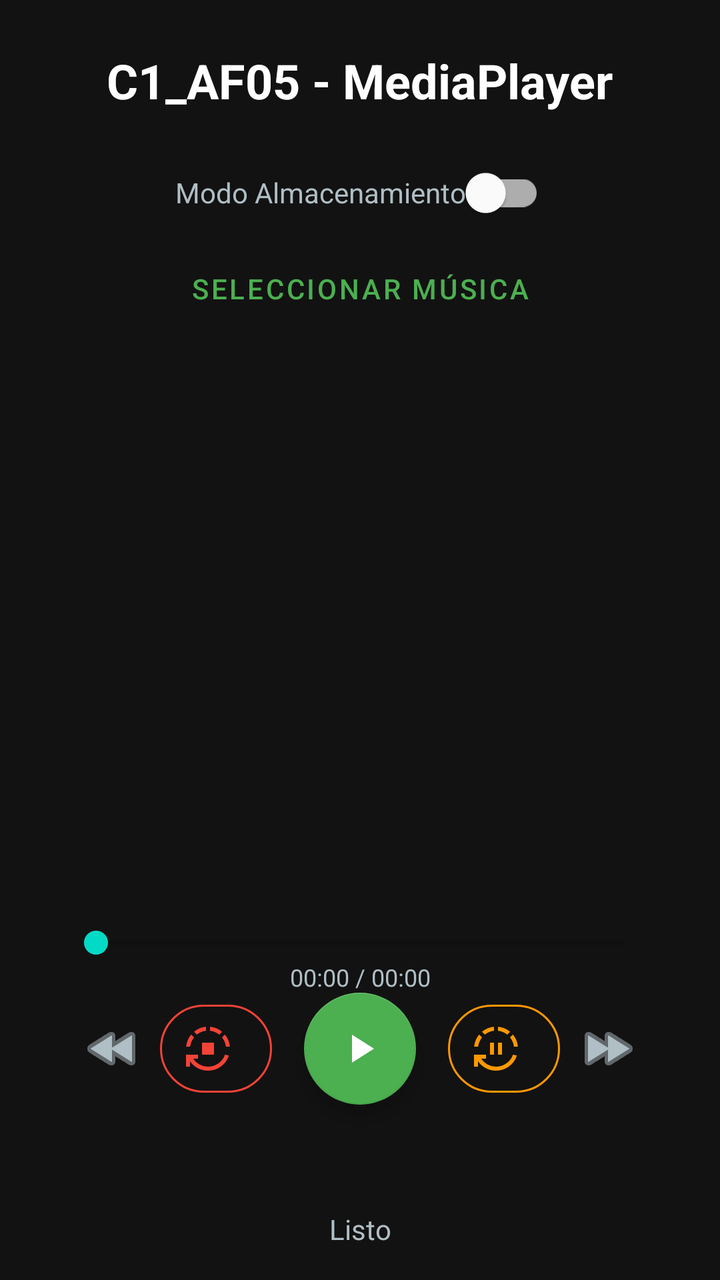
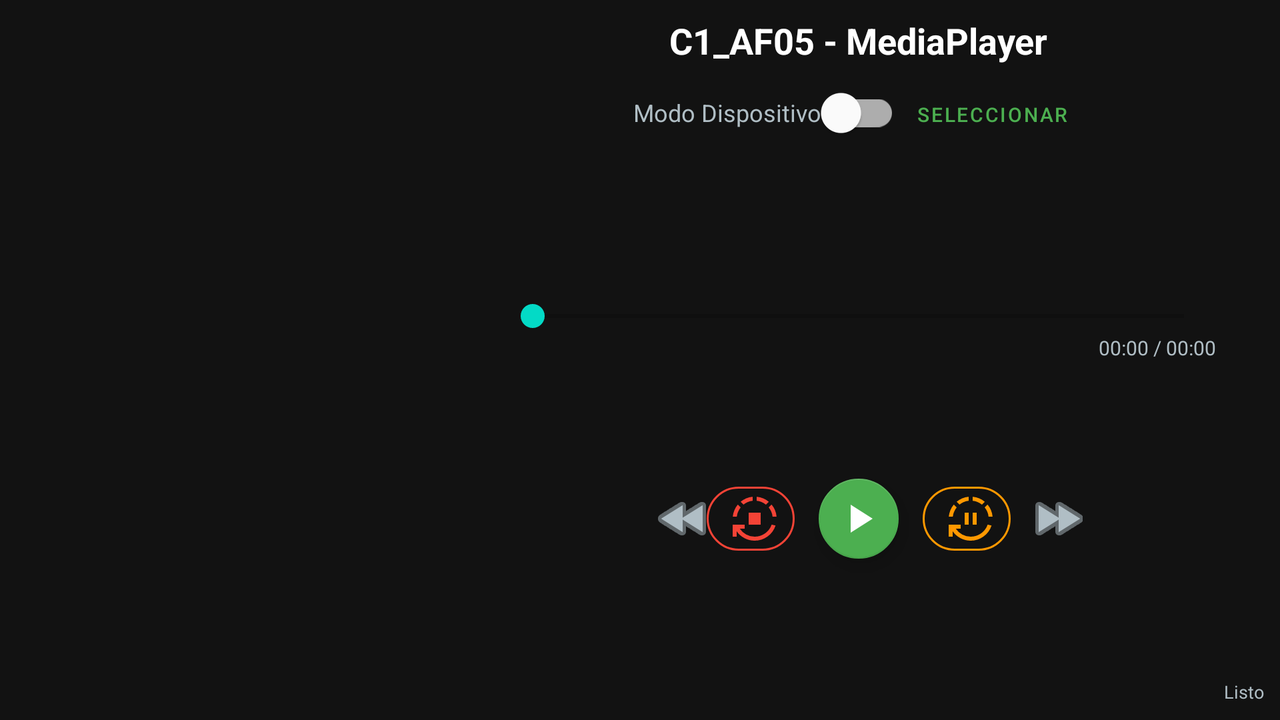

The same Android screen from two of the app's own layout files: first res/layout/ as a phone draws it, then the repository's variant for another configuration, drawn on a device whose configuration selects that folder. Both files follow.
<!-- AndroidManifest.xml: application theme Theme.PracticasOctavo -->
<!-- res/layout/activity_media_player.xml -->
<?xml version="1.0" encoding="utf-8"?>
<androidx.constraintlayout.widget.ConstraintLayout
    xmlns:android="http://schemas.android.com/apk/res/android"
    xmlns:app="http://schemas.android.com/apk/res-auto"
    xmlns:tools="http://schemas.android.com/tools"
    android:layout_width="match_parent"
    android:layout_height="match_parent"
    android:background="#121212"
    tools:context=".MediaPlayerActivity">

    <TextView
        android:id="@+id/tvTitulo"
        android:layout_width="wrap_content"
        android:layout_height="wrap_content"
        android:layout_marginTop="24dp"
        android:text="C1_AF05 - MediaPlayer"
        android:textColor="#FFFFFF"
        android:textSize="24sp"
        android:textStyle="bold"
        app:layout_constraintEnd_toEndOf="parent"
        app:layout_constraintStart_toStartOf="parent"
        app:layout_constraintTop_toTopOf="parent" />

    <com.google.android.material.switchmaterial.SwitchMaterial
        android:id="@+id/swModoExterno"
        android:layout_width="wrap_content"
        android:layout_height="wrap_content"
        android:layout_marginTop="16dp"
        android:text="Modo Almacenamiento"
        android:textColor="#B0BEC5"
        app:layout_constraintEnd_toEndOf="parent"
        app:layout_constraintStart_toStartOf="parent"
        app:layout_constraintTop_toBottomOf="@+id/tvTitulo" />

    <com.google.android.material.button.MaterialButton
        android:id="@+id/btnSeleccionarArchivo"
        style="@style/Widget.MaterialComponents.Button.TextButton"
        android:layout_width="wrap_content"
        android:layout_height="wrap_content"
        android:text="Seleccionar Música"
        android:textColor="#4CAF50"
        android:visibility="gone"
        app:layout_constraintEnd_toEndOf="parent"
        app:layout_constraintStart_toStartOf="parent"
        app:layout_constraintTop_toBottomOf="@+id/swModoExterno"
        tools:visibility="visible" />

    <ImageView
        android:id="@+id/ivAlbumArt"
        android:layout_width="180dp"
        android:layout_height="180dp"
        android:layout_marginTop="16dp"
        android:src="@drawable/ic_music"
        app:layout_constraintBottom_toTopOf="@+id/seekBar"
        app:layout_constraintEnd_toEndOf="parent"
        app:layout_constraintStart_toStartOf="parent"
        app:layout_constraintTop_toBottomOf="@+id/btnSeleccionarArchivo"
        app:layout_constraintVertical_bias="0.3"
        app:tint="#4CAF50" />

    <SeekBar
        android:id="@+id/seekBar"
        android:layout_width="0dp"
        android:layout_height="wrap_content"
        android:layout_marginStart="32dp"
        android:layout_marginEnd="32dp"
        android:layout_marginBottom="16dp"
        app:layout_constraintBottom_toTopOf="@+id/btnPlay"
        app:layout_constraintEnd_toEndOf="parent"
        app:layout_constraintStart_toStartOf="parent" />

    <TextView
        android:id="@+id/tvTiempo"
        android:layout_width="wrap_content"
        android:layout_height="wrap_content"
        android:text="00:00 / 00:00"
        android:textColor="#B0BEC5"
        android:textSize="12sp"
        app:layout_constraintEnd_toEndOf="@+id/seekBar"
        app:layout_constraintStart_toStartOf="@+id/seekBar"
        app:layout_constraintTop_toBottomOf="@+id/seekBar" />

    <com.google.android.material.floatingactionbutton.FloatingActionButton
        android:id="@+id/btnPlay"
        android:layout_width="wrap_content"
        android:layout_height="wrap_content"
        android:onClick="reproducirAudio"
        android:src="@drawable/ic_play"
        app:backgroundTint="#4CAF50"
        app:layout_constraintBottom_toBottomOf="parent"
        app:layout_constraintEnd_toEndOf="parent"
        app:layout_constraintStart_toStartOf="parent"
        app:layout_constraintTop_toTopOf="parent"
        app:layout_constraintVertical_bias="0.85"
        app:tint="#FFFFFF" />

    <com.google.android.material.button.MaterialButton
        android:id="@+id/btnStop"
        style="@style/Widget.MaterialComponents.Button.OutlinedButton.Icon"
        android:layout_width="56dp"
        android:layout_height="56dp"
        android:layout_marginEnd="16dp"
        android:onClick="detenerAudio"
        app:cornerRadius="28dp"
        app:icon="@drawable/ic_stop"
        app:iconTint="#F44336"
        app:layout_constraintBottom_toBottomOf="@+id/btnPlay"
        app:layout_constraintEnd_toStartOf="@+id/btnPlay"
        app:layout_constraintTop_toTopOf="@+id/btnPlay"
        app:strokeColor="#F44336" />

    <com.google.android.material.button.MaterialButton
        android:id="@+id/btnPausa"
        style="@style/Widget.MaterialComponents.Button.OutlinedButton.Icon"
        android:layout_width="56dp"
        android:layout_height="56dp"
        android:layout_marginStart="16dp"
        android:onClick="pausarAudio"
        app:cornerRadius="28dp"
        app:icon="@drawable/ic_pause"
        app:iconTint="#FF9800"
        app:layout_constraintBottom_toBottomOf="@+id/btnPlay"
        app:layout_constraintStart_toEndOf="@+id/btnPlay"
        app:layout_constraintTop_toTopOf="@+id/btnPlay"
        app:strokeColor="#FF9800" />

    <com.google.android.material.button.MaterialButton
        android:id="@+id/btnRewind"
        style="@style/Widget.MaterialComponents.Button.TextButton.Icon"
        android:layout_width="48dp"
        android:layout_height="48dp"
        android:onClick="retroceder15"
        app:icon="@android:drawable/ic_media_rew"
        app:iconTint="#B0BEC5"
        app:layout_constraintBottom_toBottomOf="@+id/btnStop"
        app:layout_constraintEnd_toStartOf="@+id/btnStop"
        app:layout_constraintTop_toTopOf="@+id/btnStop" />

    <com.google.android.material.button.MaterialButton
        android:id="@+id/btnForward"
        style="@style/Widget.MaterialComponents.Button.TextButton.Icon"
        android:layout_width="48dp"
        android:layout_height="48dp"
        android:onClick="adelantar15"
        app:icon="@android:drawable/ic_media_ff"
        app:iconTint="#B0BEC5"
        app:layout_constraintBottom_toBottomOf="@+id/btnPausa"
        app:layout_constraintStart_toEndOf="@+id/btnPausa"
        app:layout_constraintTop_toTopOf="@+id/btnPausa" />

    <TextView
        android:id="@+id/tvEstado"
        android:layout_width="wrap_content"
        android:layout_height="wrap_content"
        android:layout_marginBottom="16dp"
        android:text="Listo"
        android:textColor="#B0BEC5"
        app:layout_constraintBottom_toBottomOf="parent"
        app:layout_constraintEnd_toEndOf="parent"
        app:layout_constraintStart_toStartOf="parent" />

</androidx.constraintlayout.widget.ConstraintLayout>
<!-- resources referenced by this layout -->
<resources>
  <!-- drawable ic_pause (drawable) -->
  <vector xmlns:android="http://schemas.android.com/apk/res/android" android:height="24dp" android:tint="#D5CD31" android:viewportHeight="960" android:viewportWidth="960" android:width="24dp">
        
      <path android:fillColor="@android:color/white" android:pathData="M360,600L360,360L440,360L440,600L360,600ZM520,600L520,360L600,360L600,600L520,600ZM480,920Q372,920 277.5,870.5Q183,821 120,732L120,840L40,840L40,600L280,600L280,680L182,680Q233,755 311.5,797.5Q390,840 480,840Q595,840 688.5,774Q782,708 820,599L898,617Q853,753 738,836.5Q623,920 480,920ZM42,440Q49,373 74,311.5Q99,250 143,198L200,255Q168,296 148,342.5Q128,389 123,440L42,440ZM256,199L199,142Q252,98 313,72.5Q374,47 440,42L440,122Q389,127 343,147Q297,167 256,199ZM705,199Q664,167 617.5,147Q571,127 520,122L520,42Q587,48 648.5,73Q710,98 762,142L705,199ZM838,440Q833,389 813,342.5Q793,296 761,255L818,198Q862,250 887,311.5Q912,373 918,440L838,440Z"/>
      
  </vector>
  <!-- drawable ic_play (drawable) -->
  <vector xmlns:android="http://schemas.android.com/apk/res/android" android:height="24dp" android:tint="#36B735" android:viewportHeight="24" android:viewportWidth="24" android:width="24dp">
        
      <path android:fillColor="@android:color/white" android:pathData="M8,5v14l11,-7z"/>
      
  </vector>
  <!-- drawable ic_stop (drawable) -->
  <vector xmlns:android="http://schemas.android.com/apk/res/android" android:height="24dp" android:tint="#CA1212" android:viewportHeight="960" android:viewportWidth="960" android:width="24dp">
        
      <path android:fillColor="@android:color/white" android:pathData="M360,600L360,360L600,360L600,600L360,600ZM480,920Q372,920 277.5,870.5Q183,821 120,732L120,840L40,840L40,600L280,600L280,680L182,680Q233,755 311.5,797.5Q390,840 480,840Q595,840 688.5,774Q782,708 820,599L898,617Q853,753 738,836.5Q623,920 480,920ZM42,440Q49,373 74,311.5Q99,250 143,198L200,255Q168,296 148,342.5Q128,389 123,440L42,440ZM256,199L199,142Q252,98 313,72.5Q374,47 440,42L440,122Q389,127 343,147Q297,167 256,199ZM705,199Q664,167 617.5,147Q571,127 520,122L520,42Q587,48 648.5,73Q710,98 762,142L705,199ZM838,440Q833,389 813,342.5Q793,296 761,255L818,198Q862,250 887,311.5Q912,373 918,440L838,440Z"/>
      
  </vector>
  <style name="Theme.PracticasOctavo" parent="Theme.MaterialComponents.DayNight.NoActionBar">
          
          
      </style>
</resources>
<!-- res/layout-land/activity_media_player.xml (the repository's variant of the layout above) -->
<!-- drawn on the phone turned sideways -->
<?xml version="1.0" encoding="utf-8"?>
<androidx.constraintlayout.widget.ConstraintLayout
    xmlns:android="http://schemas.android.com/apk/res/android"
    xmlns:app="http://schemas.android.com/apk/res-auto"
    xmlns:tools="http://schemas.android.com/tools"
    android:layout_width="match_parent"
    android:layout_height="match_parent"
    android:background="#121212"
    android:padding="8dp">

    <ImageView
        android:id="@+id/ivAlbumArt"
        android:layout_width="0dp"
        android:layout_height="0dp"
        android:src="@drawable/ic_music"
        app:layout_constraintBottom_toBottomOf="parent"
        app:layout_constraintDimensionRatio="1:1"
        app:layout_constraintStart_toStartOf="parent"
        app:layout_constraintTop_toTopOf="parent"
        app:layout_constraintWidth_percent="0.35"
        app:tint="#4CAF50" />

    <TextView
        android:id="@+id/tvTitulo"
        android:layout_width="wrap_content"
        android:layout_height="wrap_content"
        android:text="C1_AF05 - MediaPlayer"
        android:textColor="#FFFFFF"
        android:textSize="18sp"
        android:textStyle="bold"
        app:layout_constraintEnd_toEndOf="parent"
        app:layout_constraintStart_toEndOf="@+id/ivAlbumArt"
        app:layout_constraintTop_toTopOf="parent" />

    <com.google.android.material.switchmaterial.SwitchMaterial
        android:id="@+id/swModoExterno"
        android:layout_width="wrap_content"
        android:layout_height="wrap_content"
        android:text="Modo Dispositivo"
        android:textColor="#B0BEC5"
        android:textSize="12sp"
        app:layout_constraintEnd_toStartOf="@+id/btnSeleccionarArchivo"
        app:layout_constraintHorizontal_chainStyle="packed"
        app:layout_constraintStart_toEndOf="@+id/ivAlbumArt"
        app:layout_constraintTop_toBottomOf="@+id/tvTitulo" />

    <com.google.android.material.button.MaterialButton
        android:id="@+id/btnSeleccionarArchivo"
        style="@style/Widget.MaterialComponents.Button.TextButton"
        android:layout_width="wrap_content"
        android:layout_height="32dp"
        android:text="Seleccionar"
        android:textColor="#4CAF50"
        android:textSize="10sp"
        android:visibility="gone"
        app:layout_constraintBottom_toBottomOf="@+id/swModoExterno"
        app:layout_constraintEnd_toEndOf="parent"
        app:layout_constraintStart_toEndOf="@+id/swModoExterno"
        app:layout_constraintTop_toTopOf="@+id/swModoExterno"
        tools:visibility="visible" />

    <SeekBar
        android:id="@+id/seekBar"
        android:layout_width="0dp"
        android:layout_height="wrap_content"
        android:layout_marginStart="24dp"
        android:layout_marginEnd="24dp"
        app:layout_constraintBottom_toTopOf="@+id/btnPlay"
        app:layout_constraintEnd_toEndOf="parent"
        app:layout_constraintStart_toEndOf="@+id/ivAlbumArt"
        app:layout_constraintTop_toBottomOf="@+id/swModoExterno" />

    <TextView
        android:id="@+id/tvTiempo"
        android:layout_width="wrap_content"
        android:layout_height="wrap_content"
        android:text="00:00 / 00:00"
        android:textColor="#B0BEC5"
        android:textSize="10sp"
        app:layout_constraintEnd_toEndOf="@+id/seekBar"
        app:layout_constraintTop_toBottomOf="@+id/seekBar" />

    <com.google.android.material.floatingactionbutton.FloatingActionButton
        android:id="@+id/btnPlay"
        android:layout_width="wrap_content"
        android:layout_height="wrap_content"
        android:onClick="reproducirAudio"
        android:src="@drawable/ic_play"
        app:backgroundTint="#4CAF50"
        app:fabSize="mini"
        app:layout_constraintBottom_toBottomOf="parent"
        app:layout_constraintEnd_toEndOf="parent"
        app:layout_constraintStart_toEndOf="@+id/ivAlbumArt"
        app:layout_constraintTop_toBottomOf="@+id/seekBar"
        app:tint="#FFFFFF" />

    <com.google.android.material.button.MaterialButton
        android:id="@+id/btnStop"
        style="@style/Widget.MaterialComponents.Button.OutlinedButton.Icon"
        android:layout_width="44dp"
        android:layout_height="44dp"
        android:layout_marginEnd="8dp"
        android:onClick="detenerAudio"
        app:cornerRadius="22dp"
        app:icon="@drawable/ic_stop"
        app:iconTint="#F44336"
        app:layout_constraintBottom_toBottomOf="@+id/btnPlay"
        app:layout_constraintEnd_toStartOf="@+id/btnPlay"
        app:layout_constraintTop_toTopOf="@+id/btnPlay"
        app:strokeColor="#F44336" />

    <com.google.android.material.button.MaterialButton
        android:id="@+id/btnPausa"
        style="@style/Widget.MaterialComponents.Button.OutlinedButton.Icon"
        android:layout_width="44dp"
        android:layout_height="44dp"
        android:layout_marginStart="8dp"
        android:onClick="pausarAudio"
        app:cornerRadius="22dp"
        app:icon="@drawable/ic_pause"
        app:iconTint="#FF9800"
        app:layout_constraintBottom_toBottomOf="@+id/btnPlay"
        app:layout_constraintStart_toEndOf="@+id/btnPlay"
        app:layout_constraintTop_toTopOf="@+id/btnPlay"
        app:strokeColor="#FF9800" />

    <com.google.android.material.button.MaterialButton
        android:id="@+id/btnRewind"
        style="@style/Widget.MaterialComponents.Button.TextButton.Icon"
        android:layout_width="36dp"
        android:layout_height="36dp"
        android:onClick="retroceder15"
        app:icon="@android:drawable/ic_media_rew"
        app:iconTint="#B0BEC5"
        app:layout_constraintBottom_toBottomOf="@+id/btnStop"
        app:layout_constraintEnd_toStartOf="@+id/btnStop"
        app:layout_constraintTop_toTopOf="@+id/btnStop" />

    <com.google.android.material.button.MaterialButton
        android:id="@+id/btnForward"
        style="@style/Widget.MaterialComponents.Button.TextButton.Icon"
        android:layout_width="36dp"
        android:layout_height="36dp"
        android:onClick="adelantar15"
        app:icon="@android:drawable/ic_media_ff"
        app:iconTint="#B0BEC5"
        app:layout_constraintBottom_toBottomOf="@+id/btnPausa"
        app:layout_constraintStart_toEndOf="@+id/btnPausa"
        app:layout_constraintTop_toTopOf="@+id/btnPausa" />

    <TextView
        android:id="@+id/tvEstado"
        android:layout_width="wrap_content"
        android:layout_height="wrap_content"
        android:text="Listo"
        android:textColor="#B0BEC5"
        android:textSize="9sp"
        app:layout_constraintBottom_toBottomOf="parent"
        app:layout_constraintEnd_toEndOf="parent" />

</androidx.constraintlayout.widget.ConstraintLayout>
